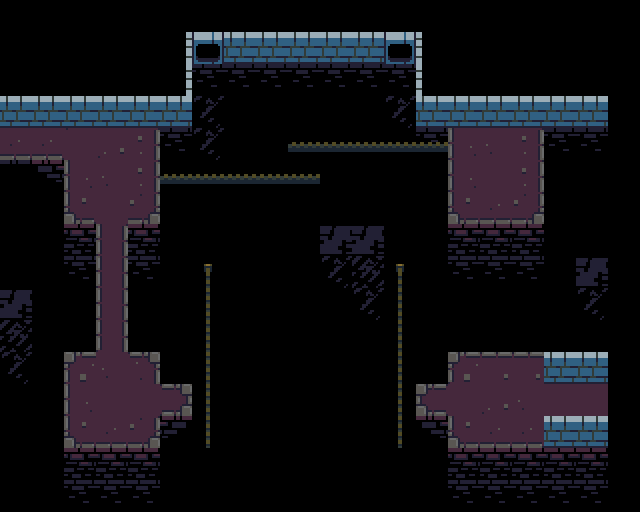

The image is a tile-based game level rendered from a .tmx file. Its description and complete source (layers, tilesets, objects, tile grids) follow:
An orthogonal 20x16 tile map with 32x32 px tiles, 4 tile layers (death, walls, ground, guff) and 14 objects (9x platform, 2x connection, 2x arrowSource, pressure).

<map version="1.0" tiledversion="1.0.3" orientation="orthogonal" renderorder="right-down" width="20" height="16" tilewidth="32" tileheight="32" nextobjectid="39">
 <properties>
  <property name="isWind" value="true" />
  <property name="number" value="24" />
 </properties>
 <tileset firstgid="1" source="tower-tileset.tsx" />
 <layer name="death" width="20" height="16">
  <data encoding="csv">
0,0,0,0,0,0,0,0,0,0,0,0,0,0,0,0,0,0,0,0,
0,0,0,0,0,0,0,0,0,0,0,0,0,0,0,0,0,0,0,0,
0,0,0,0,0,0,89,89,89,89,89,89,89,0,0,0,0,0,0,0,
0,0,0,0,0,0,4,4,4,4,4,4,4,0,0,0,0,0,0,0,
0,0,0,0,0,89,4,4,4,4,4,4,4,89,0,0,0,89,89,0,
74,78,0,0,0,4,4,4,4,4,4,4,4,4,0,0,0,4,4,0,
4,4,0,0,0,4,4,4,4,4,4,4,4,4,0,0,0,4,4,0,
4,4,79,0,79,4,4,4,4,4,4,4,4,4,79,79,79,4,4,0,
4,4,89,0,89,4,4,4,4,4,4,4,4,4,89,89,89,4,4,0,
4,4,4,0,4,4,4,4,4,4,4,4,4,4,4,4,4,4,4,0,
4,4,4,0,4,4,4,4,4,4,4,4,4,4,4,4,4,4,4,0,
4,4,0,0,0,4,4,4,4,4,4,4,4,4,0,0,0,0,0,0,
4,4,0,0,0,0,4,4,4,4,4,4,4,0,0,0,0,0,0,0,
4,4,0,0,0,80,4,4,4,4,4,4,4,78,0,0,0,0,0,0,
4,4,79,79,79,4,4,4,4,4,4,4,4,4,79,79,79,79,79,0,
0,0,89,89,89,0,0,0,0,0,0,0,0,0,89,89,89,89,89,0
</data>
 </layer>
 <layer name="walls" width="20" height="16">
  <data encoding="csv">
0,0,0,0,0,0,0,0,0,0,0,0,0,0,0,0,0,0,0,0,
0,0,0,0,0,14,5,12,12,12,12,12,5,15,0,0,0,0,0,0,
0,0,0,0,0,14,0,0,0,0,0,0,0,15,0,0,0,0,0,0,
12,12,12,12,12,12,0,0,0,0,0,0,0,12,12,12,12,12,12,0,
65,0,0,0,0,0,0,0,0,0,0,0,0,0,0,0,0,0,0,0,
0,0,0,0,0,0,0,0,0,0,0,0,0,0,0,0,0,0,0,0,
0,0,0,0,0,0,0,0,0,0,0,0,0,0,0,0,0,0,0,0,
0,0,0,0,0,0,0,0,0,0,0,0,0,0,0,0,0,0,0,0,
0,0,0,0,0,0,0,0,0,0,0,0,0,0,0,0,0,0,0,0,
0,0,0,0,0,0,0,0,0,0,0,0,0,0,0,0,0,0,0,0,
0,0,0,0,0,0,0,0,0,0,0,0,0,0,0,0,0,0,0,0,
0,0,0,0,0,0,0,0,0,0,0,0,0,0,0,0,0,12,12,0,
0,0,0,0,0,0,0,0,0,0,0,0,0,0,0,0,0,0,2,0,
0,0,0,0,0,0,0,0,0,0,0,0,0,0,0,0,0,12,12,0,
0,0,0,0,0,0,0,0,0,0,0,0,0,0,0,0,0,0,0,0,
0,0,0,0,0,0,0,0,0,0,0,0,0,0,0,0,0,0,0,0
</data>
 </layer>
 <layer name="ground" width="20" height="16">
  <data encoding="csv">
0,0,0,0,0,0,0,0,0,0,0,0,0,0,0,0,0,0,0,0,
0,0,0,0,0,0,0,0,0,0,0,0,0,0,0,0,0,0,0,0,
0,0,0,0,0,0,0,0,0,0,0,0,0,0,0,0,0,0,0,0,
0,0,0,0,0,0,0,0,0,0,0,0,0,0,0,0,0,0,0,0,
0,65,55,27,56,0,0,0,0,0,0,0,0,0,54,28,56,0,0,0,
0,0,54,28,56,0,0,0,0,0,0,0,0,0,54,2,56,0,0,0,
0,0,64,2,66,0,0,0,0,0,0,0,0,0,64,65,66,0,0,0,
0,0,0,47,0,0,0,0,0,0,0,0,0,0,0,0,0,0,0,0,
0,0,0,47,0,0,0,0,0,0,0,0,0,0,0,0,0,0,0,0,
0,0,0,47,0,0,0,0,0,0,0,0,0,0,0,0,0,0,0,0,
0,0,0,47,0,0,0,0,0,0,0,0,0,0,0,0,0,0,0,0,
0,0,44,28,46,0,0,0,0,0,0,0,0,0,44,45,45,0,0,0,
0,0,54,2,2,48,0,0,0,0,0,0,0,59,2,27,28,2,0,0,
0,0,64,65,66,0,0,0,0,0,0,0,0,0,64,65,65,0,0,0,
0,0,0,0,0,0,0,0,0,0,0,0,0,0,0,0,0,0,0,0,
0,0,0,0,0,0,0,0,0,0,0,0,0,0,0,0,0,0,0,0
</data>
 </layer>
 <layer name="guff" width="20" height="16">
  <data encoding="csv">
0,0,0,0,0,0,0,0,0,0,0,0,0,0,0,0,0,0,0,0,
0,0,0,0,0,0,0,0,0,0,0,0,0,0,0,0,0,0,0,0,
0,0,0,0,0,0,0,0,0,0,0,0,0,0,0,0,0,0,0,0,
0,0,0,0,0,0,93,0,0,0,0,0,93,0,0,0,0,0,0,0,
0,0,0,0,0,0,93,0,0,70,70,70,70,70,0,0,0,0,0,0,
0,0,0,0,0,70,70,70,70,70,0,0,0,0,0,0,0,0,0,0,
0,0,0,0,0,0,0,0,0,0,0,0,0,0,0,0,0,0,0,0,
0,0,0,0,0,0,0,0,0,0,91,91,0,0,0,0,0,0,0,0,
0,0,0,0,0,0,50,0,0,0,93,92,50,0,0,0,0,0,91,0,
91,0,0,0,0,0,60,0,0,0,0,93,60,0,0,0,0,0,93,0,
92,0,0,0,0,0,60,0,0,0,0,0,60,0,0,0,0,0,0,0,
93,0,0,0,0,0,60,0,0,0,0,0,60,0,0,0,0,0,0,0,
0,0,0,0,0,0,60,0,0,0,0,0,60,0,0,0,0,0,0,0,
0,0,0,0,0,0,60,0,0,0,0,0,60,0,0,0,0,0,0,0,
0,0,0,0,0,0,0,0,0,0,0,0,0,0,0,0,0,0,0,0,
0,0,0,0,0,0,0,0,0,0,0,0,0,0,0,0,0,0,0,0
</data>
 </layer>
 <objectgroup name="objects">
  <object id="9" name="55" type="connection" x="32" y="128" width="32" height="32">
   <properties>
    <property name="dir" value="right" />
    <property name="to" value="54" />
   </properties>
  </object>
  <object id="16" type="arrowSource" x="384" y="32" width="32" height="32">
   <properties>
    <property name="delay" value="5" />
    <property name="offset" value="0" />
    <property name="xdir" value="0" />
    <property name="ydir" value="-1" />
   </properties>
  </object>
  <object id="17" name="56" type="connection" x="544" y="384" width="32" height="32">
   <properties>
    <property name="dir" value="left" />
    <property name="to" value="234" />
   </properties>
  </object>
  <object id="21" type="platform" x="256" y="256" width="32" height="32">
   <properties>
    <property name="isActive" value="false" />
    <property name="movey" value="-5" />
    <property name="switch" value="a" />
   </properties>
  </object>
  <object id="24" type="platform" x="320" y="256" width="32" height="32">
   <properties>
    <property name="isActive" value="false" />
    <property name="movey" value="-5" />
    <property name="switch" value="a" />
   </properties>
  </object>
  <object id="25" type="platform" x="288" y="256" width="32" height="32">
   <properties>
    <property name="isActive" value="false" />
    <property name="movey" value="-5" />
    <property name="switch" value="a" />
   </properties>
  </object>
  <object id="28" type="platform" x="384" y="256" width="32" height="32">
   <properties>
    <property name="isActive" value="false" />
    <property name="movey" value="-5" />
    <property name="switch" value="a" />
   </properties>
  </object>
  <object id="29" type="platform" x="352" y="256" width="32" height="32">
   <properties>
    <property name="isActive" value="false" />
    <property name="movey" value="-5" />
    <property name="switch" value="a" />
   </properties>
  </object>
  <object id="30" type="platform" x="160" y="160" width="32" height="32">
   <properties>
    <property name="isActive" value="true" />
    <property name="movex" value="4" />
   </properties>
  </object>
  <object id="31" type="platform" x="416" y="128" width="32" height="32">
   <properties>
    <property name="isActive" value="true" />
    <property name="movex" value="-4" />
   </properties>
  </object>
  <object id="33" type="platform" x="224" y="256" width="32" height="32">
   <properties>
    <property name="isActive" value="false" />
    <property name="movey" value="-5" />
    <property name="switch" value="a" />
   </properties>
  </object>
  <object id="34" type="platform" x="192" y="256" width="32" height="32">
   <properties>
    <property name="isActive" value="false" />
    <property name="movey" value="-5" />
    <property name="switch" value="a" />
   </properties>
  </object>
  <object id="35" type="pressure" x="480" y="160" width="32" height="32">
   <properties>
    <property name="switch" value="a" />
   </properties>
  </object>
  <object id="36" type="arrowSource" x="192" y="32" width="32" height="32">
   <properties>
    <property name="delay" value="3.5" />
    <property name="offset" value="2" />
    <property name="xdir" value="0" />
    <property name="ydir" value="-1" />
   </properties>
  </object>
 </objectgroup>
</map>
